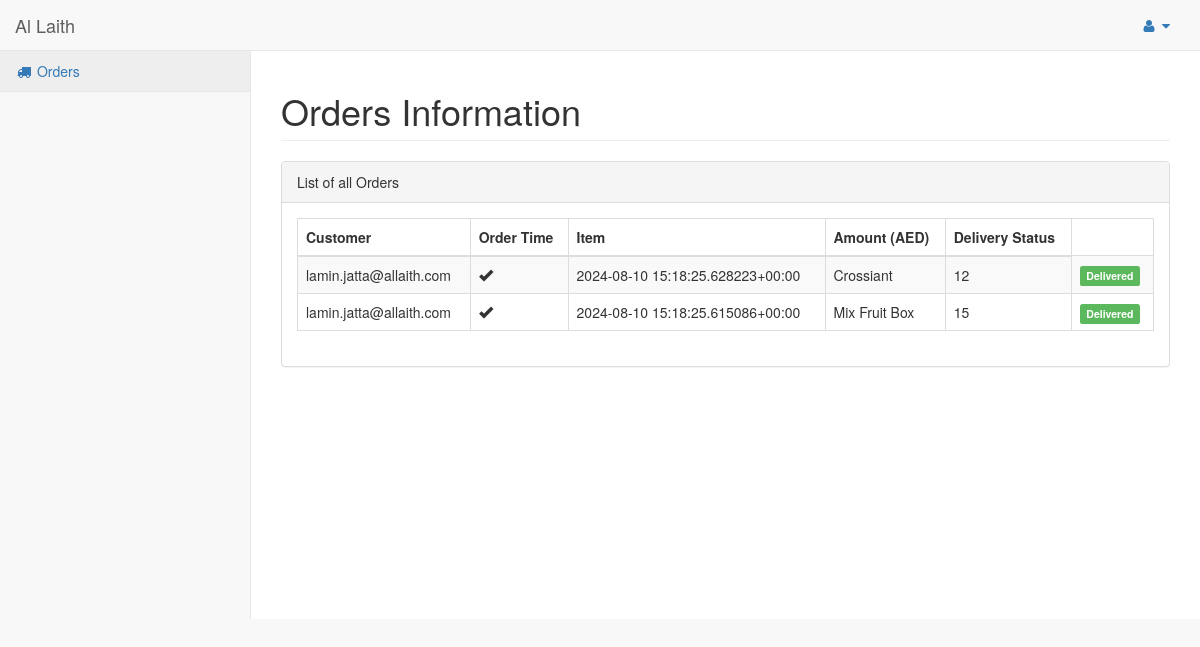
Screenshot of /myorders/ (signed in) with the database file from the repository.
### hotel/models.py (models this page shows, shortened)
class Order(models.Model):
    pending = 'Pending'
    completed = 'Completed'
    STATUS = (
        (pending,pending),
        (completed,completed),
    )
    customer = models.ForeignKey(Customer,on_delete=models.CASCADE)
    order_timestamp = models.CharField(max_length=100, blank=True)
    delivery_timestamp = models.CharField(max_length=100, blank=True)
    payment_status = models.CharField(max_length = 100, choices = STATUS)
    delivery_status = models.CharField(max_length = 100, choices = STATUS)
    if_cancelled = models.BooleanField(default = False)
    total_amount = models.IntegerField()

class Customer(models.Model):
    customer = models.ForeignKey(User, on_delete=models.CASCADE)
    orders = models.IntegerField(default=0)
    total_sale = models.IntegerField(default=0)

class OrderContent(models.Model):
    quantity = models.IntegerField(default=1)
    food = models.ForeignKey(Food, on_delete=models.CASCADE)
    order = models.ForeignKey(Order, on_delete=models.CASCADE)

class Food(models.Model):
    disabled = 'Disabled'
    enabled = 'Enabled'
    STATUS = (
        (disabled, disabled),
        (enabled, enabled),
    )
    name = models.CharField(max_length=250)
    status = models.CharField(max_length=50, choices=STATUS)
    content_description = models.TextField()
    base_price = models.FloatField()
    sale_price = models.FloatField(default=base_price)
    image = models.FileField(blank=True, null =True)
    num_order = models.IntegerField(default=0)
    quantity_available = models.IntegerField()

### hotel/views.py (the view)
# urls.py: url(r'^myorders/$', views.my_orders, name='my_orders'),
@login_required
def my_orders(request):
    user = User.objects.get(id=request.user.id)
    customer = Customer.objects.get(customer=user)
    orders = Order.objects.filter(customer=customer).order_by('-order_timestamp')
    orders_with_contents = []
    for order in orders:
        order_contents = OrderContent.objects.filter(order=order)
        orders_with_contents.append({
            'order': order,
            'contents': order_contents
        })
    return render(request, 'orders.html', {'orders_with_contents': orders_with_contents})

### hotel/templates/orders.html (shortened to what this page needs)
{% load static %}
{% include "includes/base.html" %}
{% include "includes/navbarheader.html" %}
{% include "includes/navtop.html" %}
<div class="navbar-default sidebar" role="navigation">
    <div class="sidebar-nav navbar-collapse">
        <ul class="nav" id="side-menu">
            <li>
                <a href="{% url 'hotel:my_orders' %}">
                    <i class="fa fa-truck fa-fw"></i> Orders</a>
            </li>
        </ul>
    </div>
</div>
        </nav>
        <div id="page-wrapper">
            <div class="row">
                <div class="col-lg-12">
                    <h1 class="page-header">Orders Information</h1>
                </div>
            </div>
            <div class="row">
                <div class="col-lg-12">
                    <div class="panel panel-default">
                        <div class="panel-heading">
                            List of all Orders
                        </div>
                        <div class="panel-body">
                            <table width="100%" class="table table-striped table-bordered table-hover" id="dataTables-example">
                                <thead>
                                    <tr>
                                        <th>Customer</th>
                                        <th>Order Time</th>
                                        <th>Item</th>
                                        <th>Amount (AED)</th>
                                        <th>Delivery Status</th>
                                    </tr>
                                </thead>
                                <tbody>
                                    {% for order_dict in orders_with_contents %}
                                    <tr>
                                        <td>{{ order_dict.order.customer.customer.email }}</td>
                                        <td>
                                            {% if order_dict.order.if_cancelled == False %}
                                                <span class="glyphicon glyphicon-ok" aria-hidden="true"></span>
                                            {% else %}
                                                <span class="glyphicon glyphicon-remove" aria-hidden="true"></span>
                                            {% endif %}
                                        </td>
                                        <td>{{ order_dict.order.order_timestamp }}</td>
                                        <td>
                                                {% for content in order_dict.contents %}
                                                {{ content.food.name }}
                                                {% endfor %}
                                        </td>
                                        <td>{{ order_dict.order.total_amount }}</td>
                                        <td>
                                            {% if order_dict.order.delivery_status == 'Completed' %}
                                                <span class="label label-success">Delivered</span>
                                            {% else %}
                                                <span class="label label-danger">Pending</span>
                                            {% endif %}
                                        </td>
                                    </tr>
                                    {% endfor %}
                                </tbody>
                            </table>
                        </div>
                    </div>
                </div>
            </div>
        </div>
    </div>
</body>
</html>

### rows the page displays
Order: order.customer.customer.email "lamin.jatta@allaith.com", if_cancelled False (drawn), order.order_timestamp "2024-08-10 15:18:25.628223+00:00", order.total_amount "12", delivery_status "Delivered"
OrderContent: food.name "Crossiant"
Order: order.customer.customer.email "lamin.jatta@allaith.com", if_cancelled False (drawn), order.order_timestamp "2024-08-10 15:18:25.615086+00:00", order.total_amount "15", delivery_status "Delivered"
OrderContent: food.name "Mix Fruit Box"
